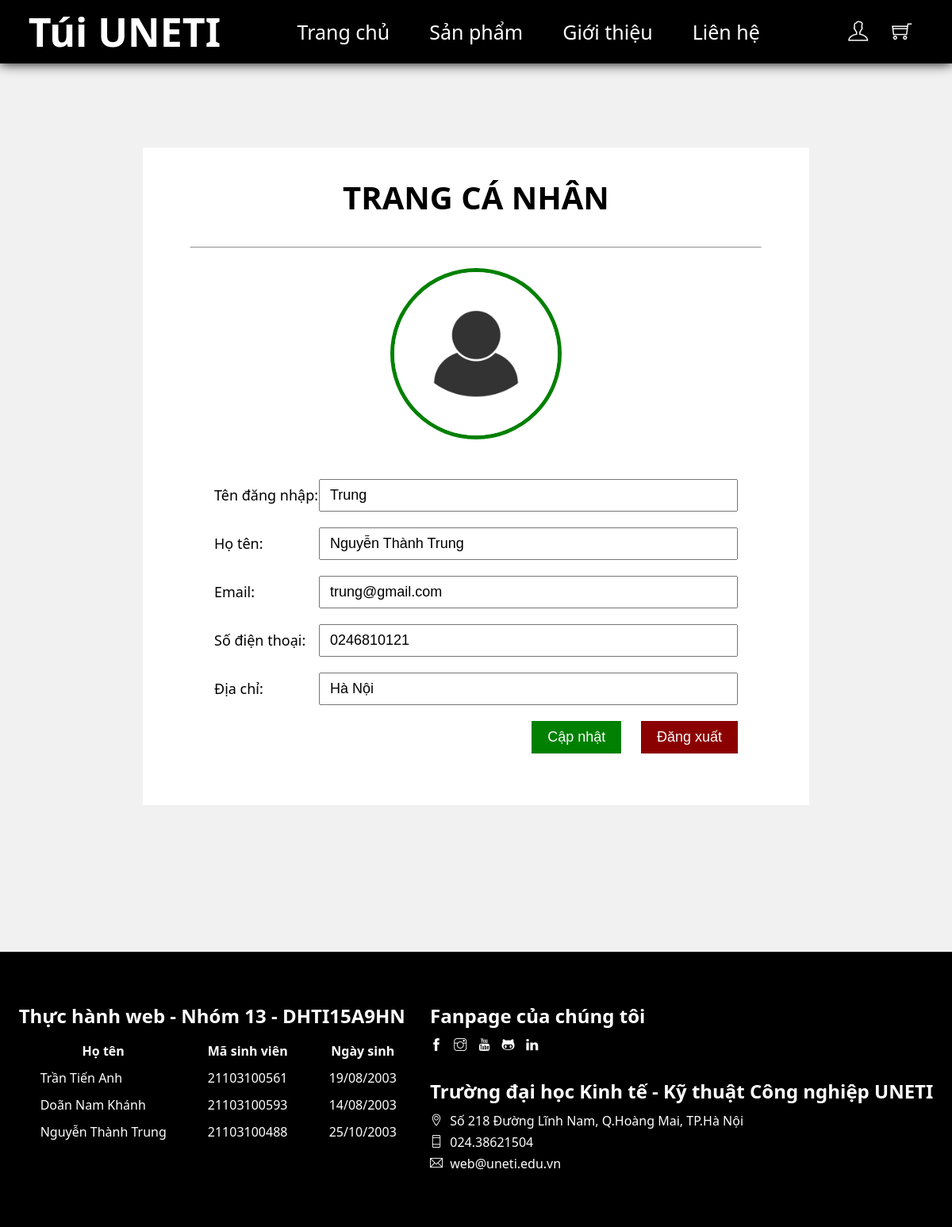
The app's page /TrangCaNhan.php (signed in) with its own data.
### tables this page shows
CREATE TABLE `user` (
  `TenDN` varchar(50) NOT NULL,
  `HoTen` varchar(30) NOT NULL,
  `Email` varchar(50) NOT NULL,
  `SDT` varchar(15) NOT NULL,
  `DiaChi` varchar(30) NOT NULL,
  `MatKhau` varchar(50) NOT NULL
);

### TrangCaNhan.php (the view, shortened to what this page needs)
<!DOCTYPE html>
<html lang="en">
<head>
    <link rel="stylesheet" href="./Icon/themify-icons/themify-icons.css">
    <link rel="stylesheet" href="./Style/TrangCaNhan.css">
</head>
<body>
    <?php
        if (!isset($_SESSION["username"])) {
            header("Location: DangNhap.php");
            exit();
        }
        else
        {
            $conn = new mysqli("localhost", "root", "", "qlbantui");
            $Username = $_SESSION["username"];
            $sql = "SELECT * FROM user WHERE TenDN = ?";
            $stmt = $conn->prepare($sql);
            $stmt->bind_param("s", $Username);
            $stmt->execute();
            $result = $stmt->get_result();
            if ($result->num_rows > 0)
            {
                while($row = $result->fetch_assoc()) {
                    $TenDN = $row["TenDN"];
                    $HoTen = $row["HoTen"];
                    $Email = $row["Email"];
                    $SDT = $row["SDT"];
                    $DiaChi = $row["DiaChi"];
                }
            }
            else
            {
                echo "Lỗi 404.";
                exit();
            }
        }
    ?>
    <div class="main">
        <div class="header">
            <div class="logo"><a href="TrangChu.php">Túi UNETI</a></div>
            <ul class="nav">
                <li><a href="TrangChu.php">Trang chủ</a></li>
                <li><a href="SanPham.php">Sản phẩm</a></li>
                <li><a href="GioiThieu.php">Giới thiệu</a></li>
                <li><a href="LienHe.php">Liên hệ</a></li>
            </ul>
            <div class="user-function">
                <a class="icon" href="TrangCaNhan.php">
                    <i class="ti-user"></i>
                </a>
                <a class="icon" href="GioHang.php">
                    <i class="ti-shopping-cart"></i>
                </a>
            </div>
        </div>
        <div class="wrap">
            <div class="information">
                <h1>Trang cá nhân</h1>
                <hr>
                <div class="user-image">
                    <div class="image">
                        <img src="./Image/User.jpg" alt="User">
                    </div>
                </div>
                <form action="" method="post">
                    <div class="username info">
                        <label>Tên đăng nhập: </label>
                        <input type="text" name="TenDN" value="<?php echo $TenDN; ?>" readonly>
                    </div>
                    <div class="fullname info">
                        <label>Họ tên: </label>
                        <input type="text" name="HoTen" value="<?php echo $HoTen; ?>">
                    </div>
                    <div class="email info">
                        <label>Email: </label>
                        <input type="text" name="Email" value="<?php echo $Email; ?>">
                    </div>
                    <div class="phonenum info">
                        <label>Số điện thoại: </label>
                        <input type="text" name="SDT" value="<?php echo $SDT; ?>">
                    </div>
                    <div class="address info">
                        <label>Địa chỉ: </label>
                        <input type="text" name="DiaChi" value="<?php echo $DiaChi; ?>">
                    </div>
                    <div class="btn">
                        <button class="Update" type="submit" name="Update">Cập nhật</button>
                        <button class="Logout" type="submit" name="LogOut">Đăng xuất</button>
                    </div>
                </form>
            </div>
        </div>
        <div class="footer">
            <div class="footer-about">
                <h2>Thực hành web - Nhóm 13 - DHTI15A9HN</h2>
                <table>
                    <tr style="text-align: center; font-weight: bold;">
                        <td>Họ tên</td>
                        <td>Mã sinh viên</td>
                        <td>Ngày sinh</td>
                    </tr>
                    <tr>
                        <td>Trần Tiến Anh</td>
                        <td>21103100561</td>
                        <td>19/08/2003</td>
                    </tr>
                    <tr>
                        <td>Doãn Nam Khánh</td>
                        <td>21103100593</td>
                        <td>14/08/2003</td>
                    </tr>
                    <tr>
                        <td>Nguyễn Thành Trung</td>
                        <td>21103100488</td>
                        <td>25/10/2003</td>
                    </tr>
                </table>
            </div>
            <div class="footer-contact">
                <div class="fanpage">
                    <h2>Fanpage của chúng tôi</h2>
                    <a href="#" title="Facebook"><i class="icon-facebook ti-facebook"></i></a>
                    <a href="#" title="Instagram"><i class="icon-instagram ti-instagram"></i></a>
                    <a href="#" title="Youtube"><i class="icon-youtube ti-youtube"></i></a>
                    <a href="#" title="Github"><i class="icon-github ti-github"></i></a>
                    <a href="#" title="Linkedin"><i class="icon-linkedin ti-linkedin"></i></a>
                </div>
                <div class="address">
                    <h2>Trường đại học Kinh tế - Kỹ thuật Công nghiệp UNETI</h2>
                    <p><i class="ti-location-pin"></i> Số 218 Đường Lĩnh Nam, Q.Hoàng Mai, TP.Hà Nội</p>
                    <p><i class="ti-mobile"></i> 024.38621504</p>
                    <p><i class="ti-email"></i> web@uneti.edu.vn</p>
                </div>
            </div>
        </div>
    </div>
</body>
</html>

### Style/TrangCaNhan.css (style rules this page uses)
* { padding: 0px; margin: 0px; box-sizing: border-box; }
html { font-family: 'Segoe UI', Tahoma, Geneva, Verdana, sans-serif; background-color: #F1F1F1; }
.main { height: 100vh; }
.header { height: 80px; display: flex; justify-content: space-around; align-items: center; background-color: black; position: fixed; top: 0; right: 0; left: 0; z-index: 999; font-size: 20px; box-shadow: 0px 0px 15px rgba(0, 0, 0, 1); }
.header .logo a { font-size: 50px; font-weight: bold; text-decoration: none; color: white; padding: 15px 0px; }
.header .nav { display: flex; list-style: none; }
.header .nav li { line-height: 80px; font-size: 25px; cursor: pointer; }
.header .nav li a { text-decoration: none; color: white; padding: 0px 25px; }
.header .user-function { color: white; display: flex; }
.header .user-function .icon { line-height: 80px; font-size: 25px; padding: 0px 15px; text-decoration: none; color: white; }
.wrap { margin-top: 200px; margin-bottom: 200px; width: 100%; height: 100%; display: flex; justify-content: center; align-items: center; }
.wrap .information { width: 70%; background-color: white; padding: 35px 60px; }
.wrap .information h1 { display: block; text-align: center; margin-bottom: 35px; text-transform: uppercase; font-size: 40px; }
.wrap .information .user-image { width: 100%; display: flex; justify-content: center; margin-top: 25px; }
.wrap .information .image { width: 30%; }
.wrap .information .image img { display: block; width: 100%; height: auto; border-radius: 500px; border: solid 5px green; cursor: pointer; }
.wrap .information form { padding: 30px; font-size: 18px; }
.wrap .information form .info { margin: 20px 0px; display: flex; justify-content: space-between; align-items: center; }
.wrap .information form .info input[type="text"] { padding: 8px 12px; font-size: 18px; flex-basis: 80%; }
.wrap .information form .btn { width: 100%; text-align: end; margin-top: 20px; }
.wrap .information form .btn .Logout { background-color: darkred; color: white; border: none; padding: 10px 20px; font-size: 18px; cursor: pointer; }
.wrap .information form .btn .Update { background-color: green; color: white; border: none; padding: 10px 20px; font-size: 18px; cursor: pointer; margin-right: 20px; }
.footer { padding: 64px 16px; display: flex; justify-content: space-around; background-color: black; color: white; }
.footer h2 { margin-bottom: 10px; }
.footer .footer-about table td { padding: 5px 25px; }
.footer .footer-contact .fanpage { margin-bottom: 30px; }
.footer .footer-contact .fanpage a { text-decoration: none; display: inline-block; color: white; margin-right: 10px; }
.footer .footer-contact .address p { margin-bottom: 5px; }
.footer .footer-contact .address p i { margin-right: 5px; }

### records on screen
user: TenDN "Trung", HoTen "Nguyễn Thành Trung", Email "trung@gmail.com", SDT "0246810121", DiaChi "Hà Nội"
